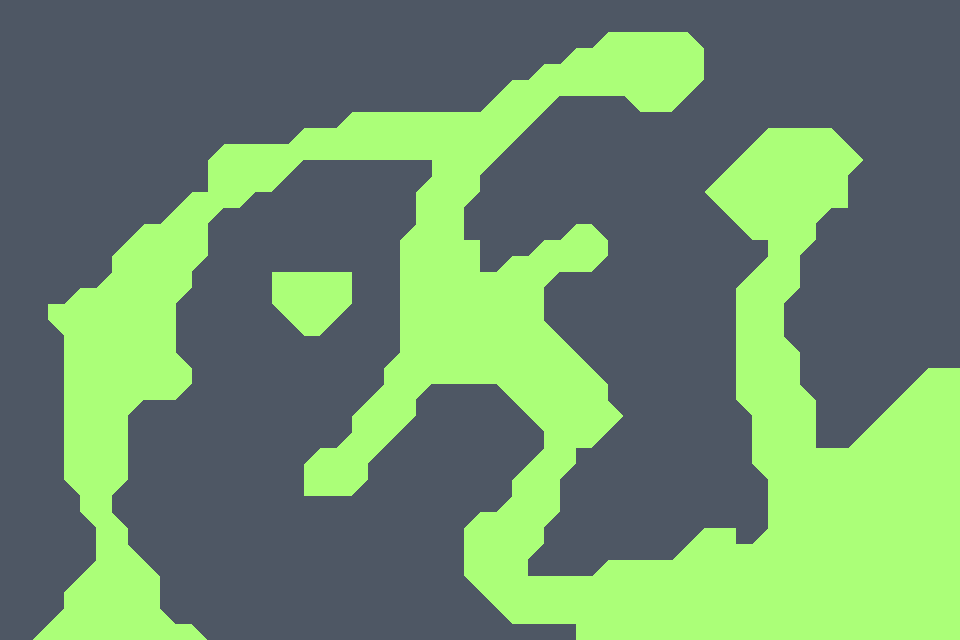

Below is a game level as drawn by its tile map, then a one-line description and the .tmx that defines it (tile-layer data replaced by summaries):
An orthogonal 60x40 tile map with 16x16 px tiles, 2 tile layers (Tile Layer 1, Tile Layer 2).

<map version="1.0" orientation="orthogonal" renderorder="right-down" width="60" height="40" tilewidth="16" tileheight="16" nextobjectid="1">
 <tileset firstgid="1" source="../tileset/dev.tsx" />
 <layer name="Tile Layer 1" width="60" height="40">
  <data>[2400 cells, 2400 non-empty, 2 distinct tile ids]</data>
 </layer>
 <layer name="Tile Layer 2" width="60" height="40">
  <data>[2400 cells, 116 non-empty, 4 distinct tile ids]</data>
 </layer>
</map>
